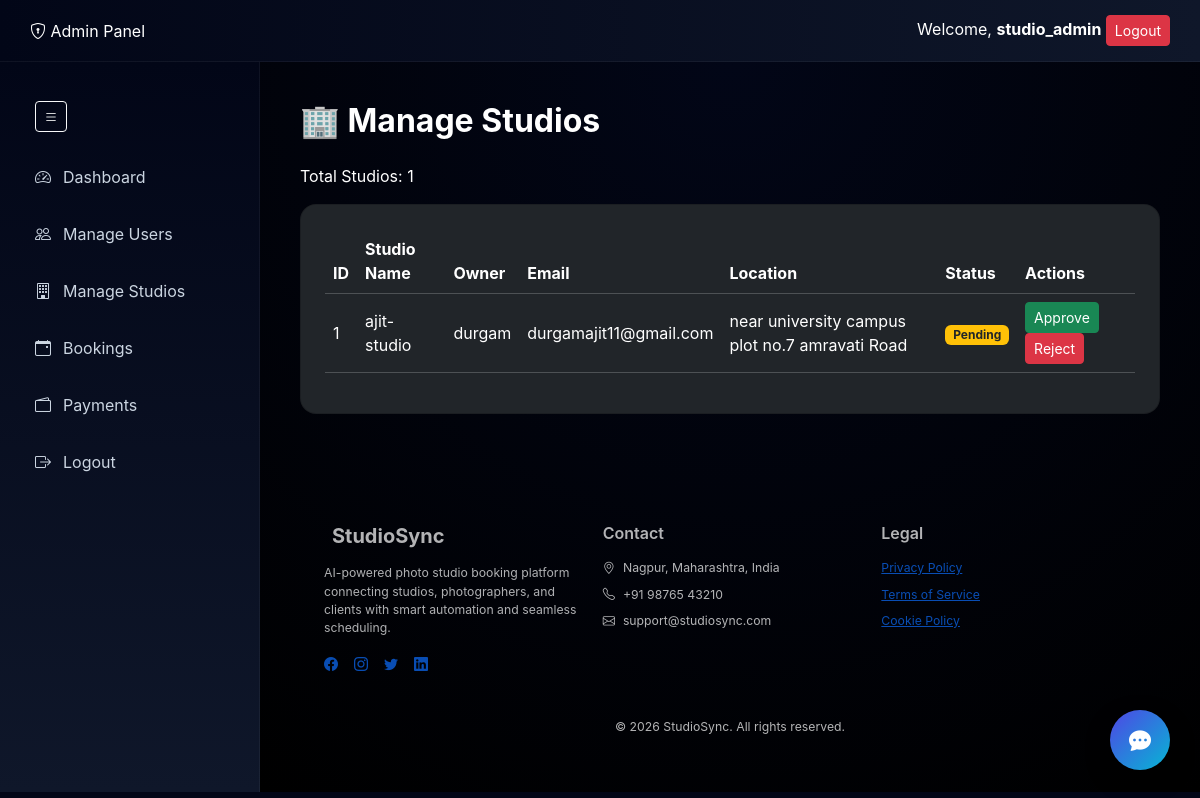
/dashboard/admin/studios/ (signed in), run on an earlier commit of the app's database.
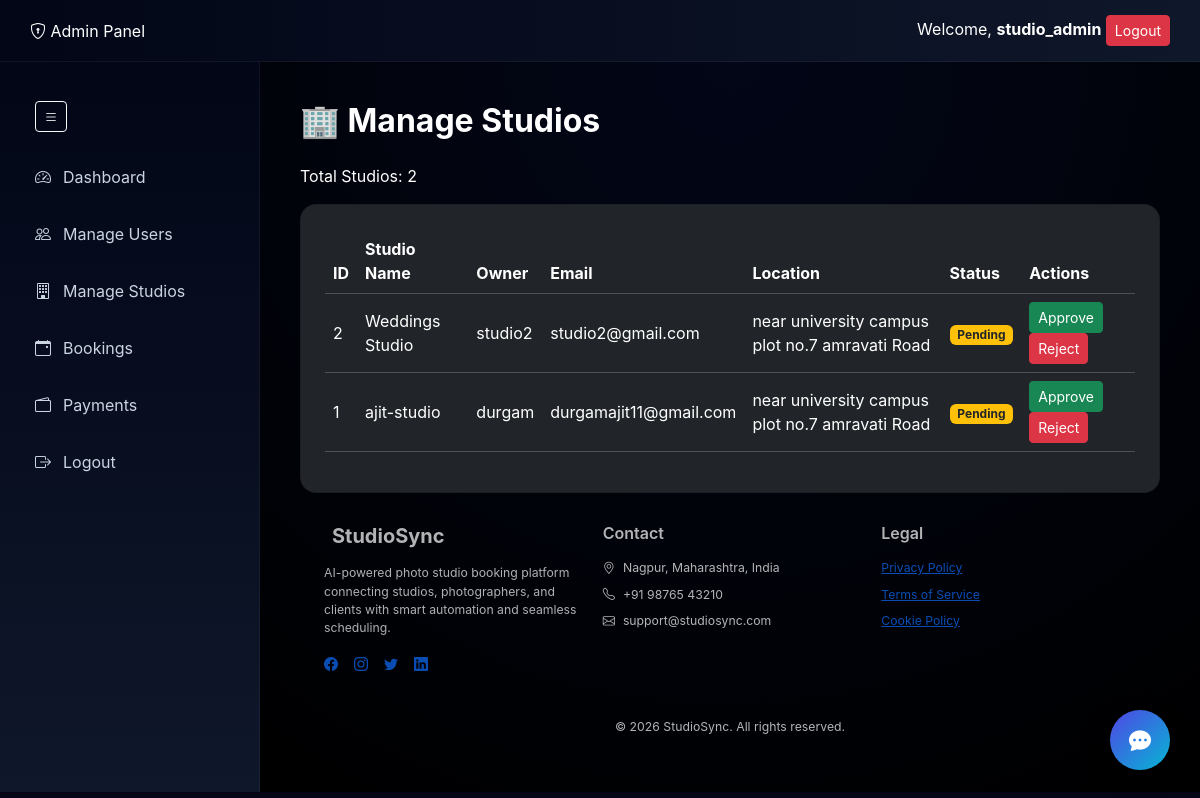
And on a later commit of the database.
### studios/models.py (models this page shows, shortened)
class Studio(models.Model):
    user = models.OneToOneField(settings.AUTH_USER_MODEL, on_delete=models.CASCADE, related_name='studio')
    studio_name = models.CharField(max_length=200)
    location = models.CharField(max_length=200)
    description = models.TextField(blank=True, null=True)
    profile_image = models.ImageField(upload_to="studio_profiles/", blank=True, null=True)
    category = models.ForeignKey(Category, on_delete=models.SET_NULL, null=True, blank=True)
    is_featured = models.BooleanField(default=False, help_text="Display on homepage")
    is_verified = models.BooleanField(default=False, help_text="Studio has been verified")
    price_range = models.CharField(
        max_length=50,
        blank=True,
        null=True,
        help_text="e.g., $100-$500 per hour"
    )
    experience_years = models.PositiveIntegerField(default=0, help_text="Years of experience")
    specializations = models.TextField(
        blank=True,
        null=True,
        help_text="Comma-separated specializations"
    )
    phone = models.CharField(max_length=20, blank=True, null=True)
    email = models.EmailField(blank=True, null=True)
    website = models.URLField(blank=True, null=True)
    created_at = models.DateTimeField(auto_now_add=True)
    updated_at = models.DateTimeField(auto_now=True)
    class Meta:
        ordering = ['-is_featured', '-created_at']
        verbose_name = 'Studio'
        verbose_name_plural = 'Studios'
        indexes = [
            models.Index(fields=['-is_featured', '-created_at']),
            models.Index(fields=['location']),
        ]

### accounts/models.py (models this page shows, shortened)
class CustomUser(AbstractUser):
    ROLE_CHOICES = (
        ('USER', 'User'),
        ('STUDIO', 'Studio'),
        ('ADMIN', 'Admin'),
    )
    role = models.CharField(
        max_length=10,
        choices=ROLE_CHOICES,
        default='USER'   # 🔥 important default
    )
    phone = models.CharField(max_length=15, blank=True, null=True)
    profile_image = models.ImageField(upload_to='profiles/', blank=True, null=True)
    studio_name = models.CharField(max_length=200, blank=True, null=True)
    owner_name = models.CharField(max_length=200, blank=True, null=True)
    address = models.TextField(blank=True, null=True)
    description = models.TextField(blank=True, null=True)
    license = models.FileField(upload_to='licenses/', blank=True, null=True)
    portfolio = models.FileField(upload_to='portfolios/', blank=True, null=True)
    bio = models.TextField(blank=True, null=True)

### accounts/decorators.py (the view)
        def wrapper(request, *args, **kwargs):
            if request.user.role in allowed_roles:
                return view_func(request, *args, **kwargs)
            return redirect('login')

### dashboard/views.py (called while the page is built)
@login_required
@role_required(['ADMIN'])
def manage_studios(request):
    studios = Studio.objects.select_related('user')   # ✅ correct
    return render(request, "admin/dashboard/manage_studios.html", {"studios": studios})

### templates/admin/dashboard/manage_studios.html
{% extends "admin/dashboard/admin_base.html" %}
{% block admin_content %}
<h2 class="fw-bold mb-4">🏢 Manage Studios</h2>
<p>Total Studios: {{ studios|length }}</p>
<div class="card bg-dark text-light p-4 rounded-4">
    <table class="table table-dark table-hover align-middle">
        <thead>
            <tr>
                <th>ID</th>
                <th>Studio Name</th>
                <th>Owner</th>
                <th>Email</th>
                <th>Location</th>
                <th>Status</th>
                <th>Actions</th>
            </tr>
        </thead>
        <tbody>
            {% for studio in studios %}
            <tr>
                <td>{{ studio.id }}</td>
                <td>{{ studio.studio_name }}</td>
                <td>{{ studio.user.username }}</td>
                <td>{{ studio.user.email }}</td>
                <td>{{ studio.location }}</td>
                <td>
                    {% if studio.is_active %}
                        <span class="badge bg-success">Approved</span>
                    {% else %}
                        <span class="badge bg-warning text-dark">Pending</span>
                    {% endif %}
                </td>
                <td>
                    {% if not studio.is_active %}
                        <a href="{% url 'approve_studio' studio.id %}"
                           class="btn btn-sm btn-success">
                           Approve
                        </a>
                    {% endif %}
                    <a href="{% url 'reject_studio' studio.id %}"
                       class="btn btn-sm btn-danger"
                       onclick="return confirm('Are you sure to reject/delete this studio?');">
                       Reject
                    </a>
                </td>
            </tr>
            {% empty %}
            <tr>
                <td colspan="7" class="text-center">No studios found</td>
            </tr>
            {% endfor %}
        </tbody>
    </table>
</div>
{% endblock %}

What changed in the data, as far as the page shows it:
added Studio: id "2", studio_name "Weddings Studio", user.username "studio2", user.email "studio2@gmail.com", location "near university campus plot no.7 amravati Road"
Also different on the page:
{{ studios|length }}: "1" → "2"
